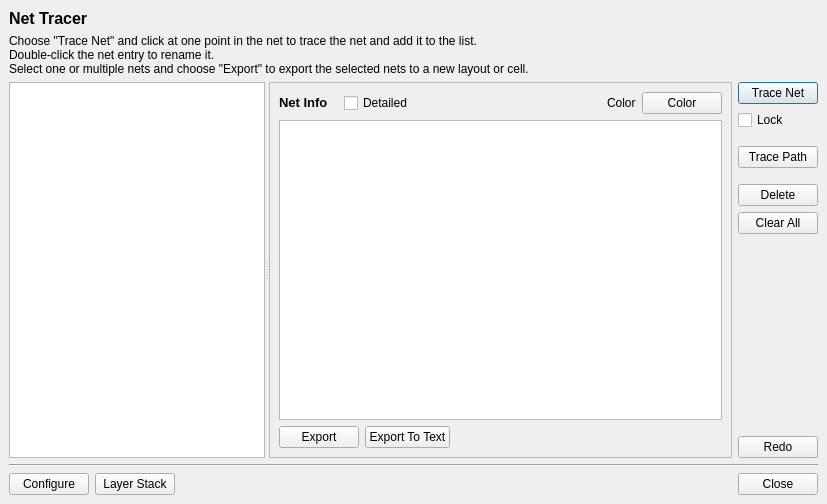
<?xml version="1.0" encoding="UTF-8"?>
<ui version="4.0">
 <class>NetTracerDialog</class>
 <widget class="QDialog" name="NetTracerDialog">
  <property name="geometry">
   <rect>
    <x>0</x>
    <y>0</y>
    <width>827</width>
    <height>504</height>
   </rect>
  </property>
  <property name="windowTitle">
   <string>Net Trace</string>
  </property>
  <layout class="QGridLayout">
   <property name="leftMargin">
    <number>9</number>
   </property>
   <property name="topMargin">
    <number>9</number>
   </property>
   <property name="rightMargin">
    <number>9</number>
   </property>
   <property name="bottomMargin">
    <number>9</number>
   </property>
   <property name="spacing">
    <number>6</number>
   </property>
   <item row="1" column="0" colspan="4">
    <widget class="QLabel" name="label_2">
     <property name="sizePolicy">
      <sizepolicy hsizetype="Preferred" vsizetype="Minimum">
       <horstretch>0</horstretch>
       <verstretch>0</verstretch>
      </sizepolicy>
     </property>
     <property name="text">
      <string>Choose &quot;Trace Net&quot; and click at one point in the net to trace the net and add it to the list.
Double-click the net entry to rename it.
Select one or multiple nets and choose &quot;Export&quot; to export the selected nets to a new layout or cell.</string>
     </property>
     <property name="alignment">
      <set>Qt::AlignLeading|Qt::AlignLeft|Qt::AlignTop</set>
     </property>
     <property name="wordWrap">
      <bool>true</bool>
     </property>
    </widget>
   </item>
   <item row="0" column="0" colspan="4">
    <widget class="QLabel" name="label_3">
     <property name="sizePolicy">
      <sizepolicy hsizetype="Preferred" vsizetype="Minimum">
       <horstretch>0</horstretch>
       <verstretch>0</verstretch>
      </sizepolicy>
     </property>
     <property name="font">
      <font>
       <pointsize>12</pointsize>
       <weight>75</weight>
       <italic>false</italic>
       <bold>true</bold>
      </font>
     </property>
     <property name="text">
      <string>Net Tracer</string>
     </property>
    </widget>
   </item>
   <item row="3" column="0" rowspan="2" colspan="4">
    <widget class="Line" name="line">
     <property name="orientation">
      <enum>Qt::Horizontal</enum>
     </property>
    </widget>
   </item>
   <item row="5" column="0" rowspan="2">
    <widget class="QPushButton" name="configure_pb">
     <property name="text">
      <string>Configure</string>
     </property>
     <property name="autoDefault">
      <bool>false</bool>
     </property>
    </widget>
   </item>
   <item row="5" column="1" rowspan="2">
    <widget class="QPushButton" name="stack_pb">
     <property name="text">
      <string>Layer Stack</string>
     </property>
     <property name="autoDefault">
      <bool>false</bool>
     </property>
    </widget>
   </item>
   <item row="2" column="0" colspan="3">
    <widget class="QSplitter" name="splitter">
     <property name="sizePolicy">
      <sizepolicy hsizetype="Expanding" vsizetype="Preferred">
       <horstretch>0</horstretch>
       <verstretch>1</verstretch>
      </sizepolicy>
     </property>
     <property name="orientation">
      <enum>Qt::Horizontal</enum>
     </property>
     <widget class="QListWidget" name="net_list">
      <property name="sizePolicy">
       <sizepolicy hsizetype="Expanding" vsizetype="Expanding">
        <horstretch>0</horstretch>
        <verstretch>0</verstretch>
       </sizepolicy>
      </property>
      <property name="selectionMode">
       <enum>QAbstractItemView::ExtendedSelection</enum>
      </property>
      <property name="uniformItemSizes">
       <bool>true</bool>
      </property>
     </widget>
     <widget class="QFrame" name="frame_2">
      <property name="sizePolicy">
       <sizepolicy hsizetype="Preferred" vsizetype="Preferred">
        <horstretch>1</horstretch>
        <verstretch>0</verstretch>
       </sizepolicy>
      </property>
      <property name="frameShape">
       <enum>QFrame::StyledPanel</enum>
      </property>
      <property name="frameShadow">
       <enum>QFrame::Raised</enum>
      </property>
      <layout class="QVBoxLayout">
       <property name="spacing">
        <number>6</number>
       </property>
       <property name="leftMargin">
        <number>9</number>
       </property>
       <property name="topMargin">
        <number>9</number>
       </property>
       <property name="rightMargin">
        <number>9</number>
       </property>
       <property name="bottomMargin">
        <number>9</number>
       </property>
       <item>
        <widget class="QFrame" name="frame_4">
         <property name="frameShape">
          <enum>QFrame::NoFrame</enum>
         </property>
         <property name="frameShadow">
          <enum>QFrame::Raised</enum>
         </property>
         <layout class="QHBoxLayout">
          <property name="spacing">
           <number>6</number>
          </property>
          <property name="leftMargin">
           <number>0</number>
          </property>
          <property name="topMargin">
           <number>0</number>
          </property>
          <property name="rightMargin">
           <number>0</number>
          </property>
          <property name="bottomMargin">
           <number>0</number>
          </property>
          <item>
           <widget class="QLabel" name="label_4">
            <property name="font">
             <font>
              <pointsize>12</pointsize>
              <weight>75</weight>
              <bold>true</bold>
             </font>
            </property>
            <property name="text">
             <string>&lt;html&gt;&lt;head&gt;&lt;meta name=&quot;qrichtext&quot; content=&quot;1&quot; /&gt;&lt;style type=&quot;text/css&quot;&gt;
p, li { white-space: pre-wrap; }
&lt;/style&gt;&lt;/head&gt;&lt;body style=&quot; font-family:'DejaVu Sans'; font-size:12pt; font-weight:600; font-style:normal; text-decoration:none;&quot;&gt;
&lt;p style=&quot; margin-top:0px; margin-bottom:0px; margin-left:0px; margin-right:0px; -qt-block-indent:0; text-indent:0px;&quot;&gt;&lt;span style=&quot; font-size:10pt;&quot;&gt;Net Info&lt;/span&gt;&lt;/p&gt;&lt;/body&gt;&lt;/html&gt;</string>
            </property>
           </widget>
          </item>
          <item>
           <spacer>
            <property name="orientation">
             <enum>Qt::Horizontal</enum>
            </property>
            <property name="sizeType">
             <enum>QSizePolicy::Fixed</enum>
            </property>
            <property name="sizeHint" stdset="0">
             <size>
              <width>10</width>
              <height>20</height>
             </size>
            </property>
           </spacer>
          </item>
          <item>
           <widget class="QCheckBox" name="detailed_cb">
            <property name="text">
             <string>Detailed</string>
            </property>
           </widget>
          </item>
          <item>
           <spacer>
            <property name="orientation">
             <enum>Qt::Horizontal</enum>
            </property>
            <property name="sizeType">
             <enum>QSizePolicy::Expanding</enum>
            </property>
            <property name="sizeHint" stdset="0">
             <size>
              <width>10</width>
              <height>20</height>
             </size>
            </property>
           </spacer>
          </item>
          <item>
           <widget class="QLabel" name="label">
            <property name="text">
             <string>Color</string>
            </property>
           </widget>
          </item>
          <item>
           <widget class="lay::ColorButton" name="net_color">
            <property name="text">
             <string>Color</string>
            </property>
           </widget>
          </item>
         </layout>
        </widget>
       </item>
       <item>
        <widget class="QTextBrowser" name="net_info_text">
         <property name="autoFillBackground">
          <bool>false</bool>
         </property>
         <property name="frameShape">
          <enum>QFrame::StyledPanel</enum>
         </property>
         <property name="lineWrapMode">
          <enum>QTextEdit::NoWrap</enum>
         </property>
         <property name="lineWrapColumnOrWidth">
          <number>0</number>
         </property>
         <property name="cursorWidth">
          <number>1</number>
         </property>
        </widget>
       </item>
       <item>
        <widget class="QFrame" name="frame_3">
         <property name="frameShape">
          <enum>QFrame::NoFrame</enum>
         </property>
         <property name="frameShadow">
          <enum>QFrame::Raised</enum>
         </property>
         <layout class="QHBoxLayout">
          <property name="spacing">
           <number>6</number>
          </property>
          <property name="leftMargin">
           <number>0</number>
          </property>
          <property name="topMargin">
           <number>0</number>
          </property>
          <property name="rightMargin">
           <number>0</number>
          </property>
          <property name="bottomMargin">
           <number>0</number>
          </property>
          <item>
           <widget class="QPushButton" name="export_pb">
            <property name="text">
             <string>Export</string>
            </property>
           </widget>
          </item>
          <item>
           <widget class="QPushButton" name="export_text_pb">
            <property name="text">
             <string>Export To Text</string>
            </property>
           </widget>
          </item>
          <item>
           <spacer>
            <property name="orientation">
             <enum>Qt::Horizontal</enum>
            </property>
            <property name="sizeHint" stdset="0">
             <size>
              <width>40</width>
              <height>20</height>
             </size>
            </property>
           </spacer>
          </item>
         </layout>
        </widget>
       </item>
      </layout>
     </widget>
    </widget>
   </item>
   <item row="2" column="3">
    <widget class="QFrame" name="frame">
     <property name="minimumSize">
      <size>
       <width>0</width>
       <height>0</height>
      </size>
     </property>
     <property name="frameShape">
      <enum>QFrame::NoFrame</enum>
     </property>
     <property name="frameShadow">
      <enum>QFrame::Raised</enum>
     </property>
     <layout class="QVBoxLayout">
      <property name="spacing">
       <number>6</number>
      </property>
      <property name="leftMargin">
       <number>0</number>
      </property>
      <property name="topMargin">
       <number>0</number>
      </property>
      <property name="rightMargin">
       <number>0</number>
      </property>
      <property name="bottomMargin">
       <number>0</number>
      </property>
      <item>
       <widget class="QPushButton" name="add_pb">
        <property name="text">
         <string>Trace Net</string>
        </property>
        <property name="checkable">
         <bool>true</bool>
        </property>
        <property name="checked">
         <bool>false</bool>
        </property>
        <property name="default">
         <bool>true</bool>
        </property>
       </widget>
      </item>
      <item>
       <widget class="QCheckBox" name="sticky_cbx">
        <property name="text">
         <string>Lock</string>
        </property>
       </widget>
      </item>
      <item>
       <spacer>
        <property name="orientation">
         <enum>Qt::Vertical</enum>
        </property>
        <property name="sizeType">
         <enum>QSizePolicy::Fixed</enum>
        </property>
        <property name="sizeHint" stdset="0">
         <size>
          <width>20</width>
          <height>10</height>
         </size>
        </property>
       </spacer>
      </item>
      <item>
       <widget class="QPushButton" name="add2_pb">
        <property name="text">
         <string>Trace Path</string>
        </property>
       </widget>
      </item>
      <item>
       <spacer>
        <property name="orientation">
         <enum>Qt::Vertical</enum>
        </property>
        <property name="sizeType">
         <enum>QSizePolicy::Fixed</enum>
        </property>
        <property name="sizeHint" stdset="0">
         <size>
          <width>20</width>
          <height>10</height>
         </size>
        </property>
       </spacer>
      </item>
      <item>
       <widget class="QPushButton" name="del_pb">
        <property name="text">
         <string>Delete</string>
        </property>
       </widget>
      </item>
      <item>
       <widget class="QPushButton" name="clear_all_pb">
        <property name="text">
         <string>Clear All</string>
        </property>
       </widget>
      </item>
      <item>
       <spacer>
        <property name="orientation">
         <enum>Qt::Vertical</enum>
        </property>
        <property name="sizeHint" stdset="0">
         <size>
          <width>11</width>
          <height>261</height>
         </size>
        </property>
       </spacer>
      </item>
      <item>
       <widget class="QPushButton" name="redo_pb">
        <property name="text">
         <string>Redo</string>
        </property>
       </widget>
      </item>
     </layout>
    </widget>
   </item>
   <item row="5" column="2" rowspan="2">
    <widget class="QLabel" name="tech_info_label">
     <property name="sizePolicy">
      <sizepolicy hsizetype="Preferred" vsizetype="Preferred">
       <horstretch>1</horstretch>
       <verstretch>0</verstretch>
      </sizepolicy>
     </property>
     <property name="text">
      <string/>
     </property>
    </widget>
   </item>
   <item row="5" column="3" rowspan="2">
    <widget class="QPushButton" name="close_pb">
     <property name="text">
      <string>Close</string>
     </property>
    </widget>
   </item>
  </layout>
 </widget>
 <customwidgets>
  <customwidget>
   <class>lay::ColorButton</class>
   <extends>QPushButton</extends>
   <header>layWidgets.h</header>
  </customwidget>
 </customwidgets>
 <tabstops>
  <tabstop>net_list</tabstop>
  <tabstop>net_info_text</tabstop>
  <tabstop>detailed_cb</tabstop>
  <tabstop>net_color</tabstop>
  <tabstop>add_pb</tabstop>
  <tabstop>sticky_cbx</tabstop>
  <tabstop>add2_pb</tabstop>
  <tabstop>del_pb</tabstop>
  <tabstop>clear_all_pb</tabstop>
  <tabstop>export_pb</tabstop>
  <tabstop>export_text_pb</tabstop>
  <tabstop>configure_pb</tabstop>
  <tabstop>stack_pb</tabstop>
  <tabstop>close_pb</tabstop>
 </tabstops>
 <resources/>
 <connections>
  <connection>
   <sender>close_pb</sender>
   <signal>clicked()</signal>
   <receiver>NetTracerDialog</receiver>
   <slot>accept()</slot>
   <hints>
    <hint type="sourcelabel">
     <x>512</x>
     <y>458</y>
    </hint>
    <hint type="destinationlabel">
     <x>422</x>
     <y>472</y>
    </hint>
   </hints>
  </connection>
 </connections>
</ui>
